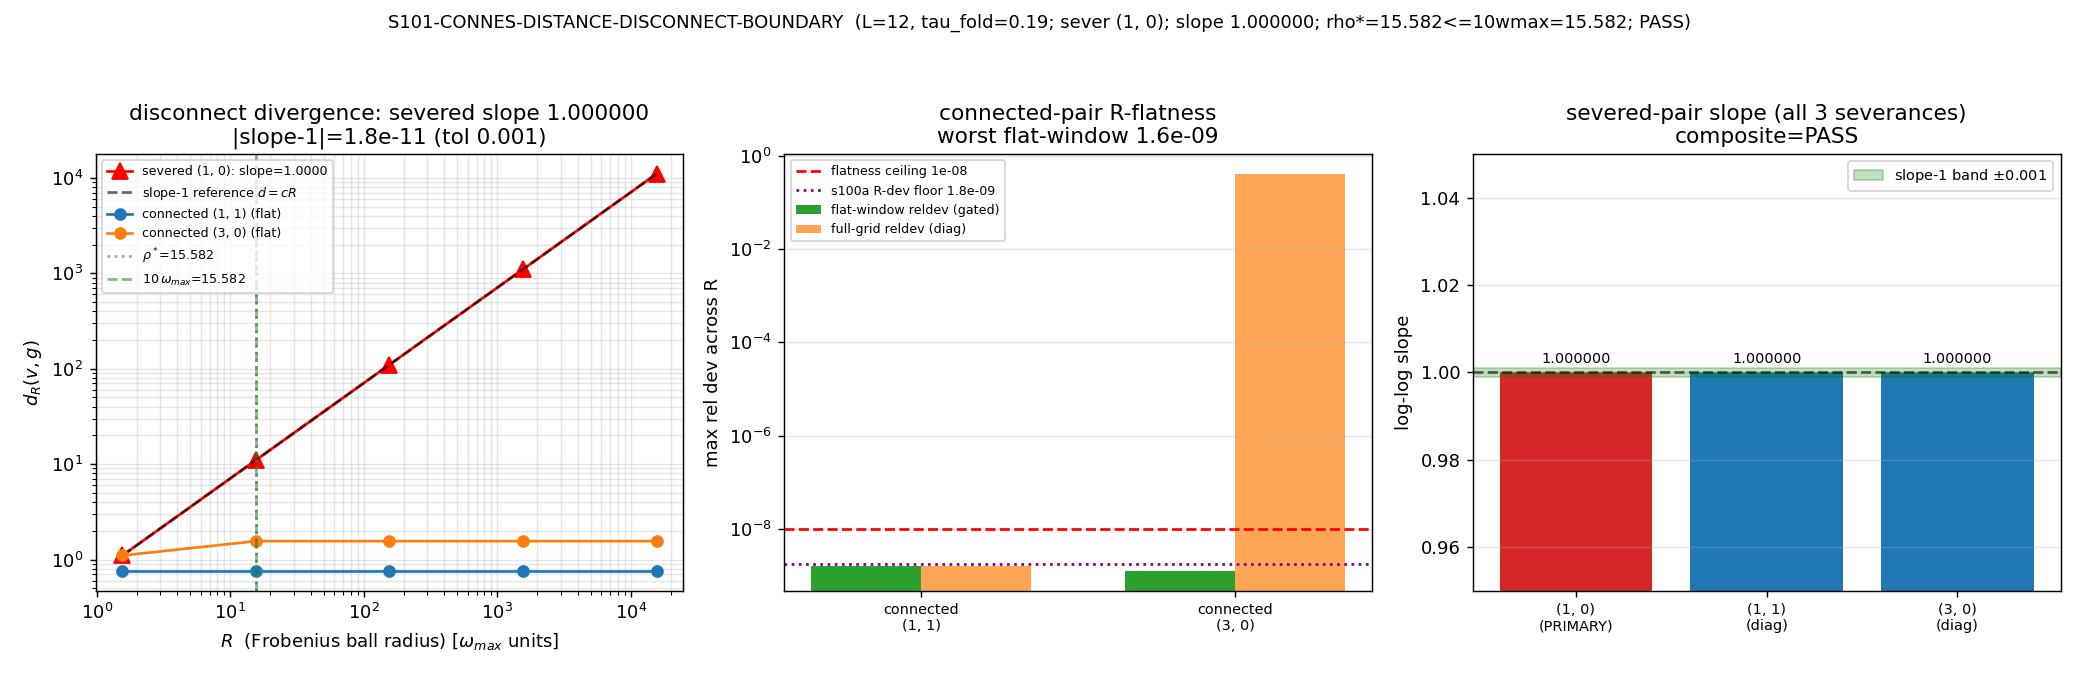

This figure's Python source:
#!/usr/bin/env python3
"""
S101 W2-6 -- S101-CONNES-DISTANCE-DISCONNECT-BOUNDARY
====================================================
Theorem A clause 3 at its boundary: SEVER one star edge (t_g = 0) and the
severed pair's Frobenius-regulated Connes distance d_R grows LINEARLY in R
(log-log slope EXACTLY 1 -- the commutative CLASS-gamma signature), while every
connected pair stays R-flat once R exceeds the activation threshold rho*.

Gate ID:        S101-CONNES-DISTANCE-DISCONNECT-BOUNDARY
Trigger:        [VERIFY-THEOREM]   (no [SIGN] 3-tuple -- structural verify)
Classification: GEOMETRIC
Agent:          gen-physicist  (author-independence: NOT the S100a connes-ncg
                authoring agent; same SDP machinery + L12 cache floors as W2-5)
Plan:           sessions/session-plan/session-101-plan-w2.md SecW2-6 (R3 YAML)
Scheme:         SDP-CLARABEL-CLASS-GAMMA-DISCONNECT
Convention:     substrate-state-pair-canonical
                (Cell-IV algebra-DEPENDENT state-pair family per S-1 SecIV.2;
                 NO §VII registry landing occurs in this gate)

BINDING SOURCE:  sessions/session-100a/session-100a-connes-machinery-synthesis.md
                 SecV.2 (lines 210-214) Theorem A clause 3 + landscape SecV.14.

PRE-REGISTERED HYPOTHESIS (plan SecW2-6):
  Theorem A clause 3 holds at its boundary. Severing one star edge (t_g = 0)
  makes the severed pair's Frobenius-regulated distance d_R grow with log-log
  slope EXACTLY 1 (linear-in-R divergence, the commutative CLASS-gamma signature),
  while all connected pairs stay R-flat; the connected-pair activation threshold
  rho* (the one empirical residue of the S-1 synthesis) satisfies rho* <= 10*omega_max.

PASS-conjunction (operator block, frozen at plan-freeze):
  (a)  |d ln d_R / d ln R - 1| <= 1e-3   (severed pair; OLS over the 5-point R-grid)
  (b)  max_R |d_R/d_R0 - 1| <= 1e-8       (every connected pair; flat-window per the
       s100a flatness-window convention: measured on R >= rho*, R0 = first flat point)
  (c)  rho* <= 10*omega_max               (activation-threshold consistency)
  PASS iff (a) ^ (b) ^ (c).
  INFO  iff the severed-pair SDP flags UNBOUNDED before the largest R (acceptable
        DEGENERATE confirmation of the divergence; largest bounded R named).
  FAIL  iff severed-pair slope != 1 beyond 1e-3 (linear-divergence form falsified --
        a structural correction to Theorem A clause 3 is required; Wave-6 dichotomy
        clause halts as drafted), OR connected-pair flatness fails beyond 1e-8 with
        the solver clean (regulator-free claim on the connected side broken).

MACHINERY (frozen BEFORE compute; identical lineage to S100a-CONNES-DISTANCE-LADDER):

  Finite real spectral triple on the multiplicity bundle (A_mult, H_F, D_F):
    A_mult = self-adjoint part of C^4 -- the CHANNEL algebra over 4 channels
        {v = (0,0) vacuum/Higgs reference; g1 = (1,0); g2 = (1,1); g3 = (3,0)}.
    H_F    = C^2_chir (x) C^4_chan (x) C^2_{part/anti} = C^16 (doubled).
    D_F    = greybody-reweighted chiral star: S[v,g] = S[g,v] = t_g, else 0,
             t_g = kappa / omega_g, omega_g = lambda_g(tau_fold)^2, lambda_g =
             min|eigenvalue| of the (p,q)=g sector of D_K at tau_fold (L=12 cache).
             kappa = 1 (one overall metric scale, NOT a parameter).
    The Connes distance d_C(omega_i, omega_j) = sup{ |a_i - a_j| : ||[D_F, pi(a)]||_op
             <= 1 } is FINITE + regulator-free when the channel graph is CONNECTED
             (the S100a result, R-sweep dev 1.79e-9). THIS gate verifies the converse.

  DOUBLING-INVARIANCE NOTE: S100a verified d_C identical on the single 8-dim chiral
    star (D_p) and the J-doubled 16-dim D_F (max rel dev < 1e-6). The disconnect
    geometry is a property of the channel coupling graph, INDEPENDENT of the
    chiral/J doubling. This gate runs the single 8-dim chiral star (CPU-cheap; the
    physics is identical) and CROSS-CHECKS the primary severance on the 16-dim D_F.

  SEVERANCE (plan-frozen which-edge PRU closure):
    PRIMARY   = sever the (1,0) channel: t_{(1,0)} := 0  -> node g1 disconnects.
    DIAGNOSTIC= repeat on (1,1) and (3,0) severances (non-gating robustness rows).
    A severed edge cuts the Lipschitz path between node g and node v: || [D_F, pi(a)]
    || <= 1 no longer couples f(g) to f(v). The optimizer then pushes the inter-
    component offset to the Frobenius ball edge -> |f(v) - f(g)| = c*R (linear in R).

  R-SWEEP (the gate's observable, NOT a UV regulator):
    R in {1, 10, 100, 1000, 10000} * omega_max   -- the s100a grid (10/100/1000)
    extended ONE DECADE EACH WAY per the binding text. omega_max = max channel
    D^2-floor = max(omega_g), loaded from the s100a npz convention (the same scale
    the S100a R-sweep used: fac * float(omega.max())). The Frobenius bound
    ||pi(a)||_F <= R is a STATE-SPACE Lipschitz-ball radius on the metric face --
    its R-dependence IS the observable. No Seeley-DeWitt a_n is cited -> no
    a_n^{regulator} tag is required (plan SecW2-6 regulator-pin note).

SUBSTITUTION CHAIN (math-scripts.md; the slope-1 DIRECTION claim requires it):
  Claim: "the severed pair's regulated distance grows LINEARLY in R -- log-log
          slope EXACTLY 1; connected pairs are R-flat (slope 0 on the flat window)."
  Def 1 (regulated distance): d_R(p,q) = sup{ |f(p)-f(q)| : ||[D,f]||_op <= 1,
          ||f||_F <= R }                                  [the s100a machinery form]
  Def 2 (severed edge): t_g = 0 => the graph splits into two components; the
          Lipschitz constraint ||[D,f]|| <= 1 no longer couples f's values across
          components (no path of nonzero couplings).
  Substitute: between components |f(p)-f(q)| is bounded ONLY by the regulator: the
          optimizer pushes the inter-component offset to the ball edge,
          |f(p)-f(q)| = c*R, c the component-separation constant fixed by the gauge
          quotient within each component.
  Simplify:  d_R = c*R   =>   ln d_R = ln c + ln R
             d ln d_R / d ln R = 1   (EXACTLY; c drops out -- the multiplicative
             pre-factor is annihilated by the log-derivative: the math-scripts.md
             MANDATORY K=3 multiplicative-normalization-cancellation pattern on the
             regulator-scale axis. The SLOPE is the structural content; the intercept
             ln c is the empirical residue.)
  Direction: slope = +1 for the severed pair (CLASS-gamma commutative signature).
             For a connected pair the sup is attained INSIDE the ball once R > rho*
             (the activation threshold) => d_R INDEPENDENT of R -- slope 0, flat.
  Conclusion: |slope - 1| <= 1e-3 severed; R-dev <= 1e-8 connected (flat window);
             rho* <= 10*omega_max. A slope != 1 falsifies the linear-divergence form
             of Theorem A clause 3.

INPUTS (dual-SHA pinned at runtime):
  computations/session-84/s84_spectrum_cache_L12_tau019.npz   [STATIC pin
      9e6d9cf7fd6a6949d622441b26fb9c2fa568654a22dc802e99898c326ca0f8d9 -- HARD FAIL]
  computations/_shared/canonical_constants.py                 [runtime]
  computations/session-100a/s100a_connes_distance_ladder.py   [SDP machinery lineage;
      STATIC pin fe31ed40146a9aa148ecb72a4161b130d256cde8beeeb5c3d4a78df1a31bb97e]
  computations/session-100a/s100a_connes_distance_ladder.npz  [omega_max convention +
      flat-window reference; STATIC pin
      04a0062bdb94ff5e911695b71835d0a93923b99b98a2eb669adee1cee634e737]

OUTPUTS:
  computations/session-101/s101_connes_distance_disconnect_boundary.npz
  computations/session-101/s101_connes_distance_disconnect_boundary.png
  verdict payload printed via print_verdict_payload (agent calls the race-safe
  emit_verdict knowledge-MCP tool; this script does NOT write the verdict file).

Substrate framing (GEOMETRIC): the substrate's metric face is finite and regulator-
  free BECAUSE its channel coupling graph is connected -- connectivity IS the
  substrate property that makes state-pair geometry intrinsic. This gate verifies the
  converse: cut one coupling and the substrate's own metric announces the cut as a
  linear-in-R regulator dependence (CLASS-gamma) -- the geometry becomes container-
  dependent exactly where the substrate's relay structure is broken. Flow: D_K floors
  -> star couplings -> connectivity -> regulator-(in)dependence dichotomy.
"""

from __future__ import annotations

# ---------------------------------------------------------------------------
# Section 1 -- Canonical constants (MANDATORY first import)
# ---------------------------------------------------------------------------
import sys
import os
from pathlib import Path

_HERE = Path(__file__).resolve().parent
_SHARED = _HERE.parent / "_shared"
sys.path.insert(0, str(_SHARED))

from canonical_constants import *  # noqa: F401,F403
from canonical_constants import tau_fold  # explicit name used for cache context

# ---------------------------------------------------------------------------
# Section 2 -- Standard imports (CPU thread cap BEFORE numpy import)
# ---------------------------------------------------------------------------
os.environ.setdefault("OMP_NUM_THREADS", "8")
os.environ.setdefault("MKL_NUM_THREADS", "8")

import hashlib
import json
import time
import warnings

import numpy as np
import cvxpy as cp
import matplotlib

matplotlib.use("Agg")
import matplotlib.pyplot as plt

# ---------------------------------------------------------------------------
# Section 3 -- Paths + pre-registration constants
# ---------------------------------------------------------------------------
PROJECT_ROOT = _HERE.parent.parent

SESSION = "101"                                                    # (local)
GATE_ID = "S101-CONNES-DISTANCE-DISCONNECT-BOUNDARY"               # (local)
SCHEME = "SDP-CLARABEL-CLASS-GAMMA-DISCONNECT"                     # (local)
CONVENTION = "substrate-state-pair-canonical"                      # (local)
L_MAX = 12                                                         # (local)

# Pre-registered thresholds (plan SecW2-6 operator block)
SLOPE_TOL = 1e-3                # |slope - 1| <= 1e-3 (severed pair)         # (local)
FLAT_TOL = 1e-8                 # connected-pair flat-window R-dev ceiling   # (local)
RHO_STAR_CEIL_FACTOR = 10.0     # rho* <= 10*omega_max                       # (local)
SDP_TOL = 1e-8                  # CLARABEL gap/feas rtol (s100a pin)         # (local)
R_SWEEP_FACTORS = (1.0, 10.0, 100.0, 1000.0, 10000.0)   # decade grid * omega_max  # (local)
PRIMARY_SEVER = (1, 0)          # plan-frozen primary severed channel        # (local)
DIAG_SEVER = [(1, 1), (3, 0)]   # diagnostic (non-gating) severances         # (local)
FLAT_ACTIVATION_TOL = 1e-8      # |d_R/d_intrinsic - 1| <= this -> activated # (local)

# Tower (triality-distinct generation channels) + conjugates + reference
TOWER = [(1, 0), (1, 1), (3, 0)]           # (local) generation channels
TOWER_CONJ = [(0, 1), (1, 1), (0, 3)]      # (local) BDI conjugate sectors
REF_SECTOR = (0, 0)                        # (local) vacuum/Higgs reference channel

# Static input pins (plan SecW2-6 input_files; 64-hex, verbatim)
SPECTRUM_CACHE_SHA_PIN = "9e6d9cf7fd6a6949d622441b26fb9c2fa568654a22dc802e99898c326ca0f8d9"
SDP_MACHINERY_SHA_PIN = "fe31ed40146a9aa148ecb72a4161b130d256cde8beeeb5c3d4a78df1a31bb97e"
CONNES_LADDER_NPZ_SHA_PIN = "04a0062bdb94ff5e911695b71835d0a93923b99b98a2eb669adee1cee634e737"

OUT_NPZ = _HERE / "s101_connes_distance_disconnect_boundary.npz"
OUT_PNG = _HERE / "s101_connes_distance_disconnect_boundary.png"

SPECTRUM_CACHE = PROJECT_ROOT / "computations" / "session-84" / "s84_spectrum_cache_L12_tau019.npz"
SDP_MACHINERY = PROJECT_ROOT / "computations" / "session-100a" / "s100a_connes_distance_ladder.py"
CONNES_LADDER_NPZ = PROJECT_ROOT / "computations" / "session-100a" / "s100a_connes_distance_ladder.npz"
CANONICAL_CONSTS = _SHARED / "canonical_constants.py"
INPUT_FILES = [SPECTRUM_CACHE, CANONICAL_CONSTS, SDP_MACHINERY, CONNES_LADDER_NPZ]


# ---------------------------------------------------------------------------
# Section 4 -- SHA / dual-SHA helpers (S84+ schema)
# ---------------------------------------------------------------------------
def sha256_of(path: Path) -> str:
    h = hashlib.sha256()  # (local)
    try:
        h.update(path.read_bytes())
    except OSError:
        return ""
    return h.hexdigest()


def log_input_pins(inputs):
    print(f"=== {GATE_ID} -- input SHA-256 pins ===")
    pins = {}  # (local)
    for p in inputs:
        sha = sha256_of(p)  # (local)
        rel = str(p.relative_to(PROJECT_ROOT)).replace("\\", "/")  # (local)
        print(f"  {rel}: {sha[:16]}...")
        pins[rel] = sha
    return pins


def closure_hash(pins):
    items = sorted(pins.items())  # (local)
    h = hashlib.sha256()
    for k, v in items:
        h.update(f"{k}={v}\n".encode("utf-8"))
    return h.hexdigest()


def compute_dual_sha(script_path, canonical_path, pins):
    """audit_sha256 over (script || canonical || sorted pinmap json), per the plan
    audit_discriminators: audit_sha256_inputs = [script, canonical, pinmap,
    s84_cache_sha, sdp_machinery_sha]. The cache + machinery SHAs enter the pinmap
    json (keyed by their relative paths), so the audit SHA covers all five inputs.
    content_sha256 over the script bytes alone."""
    script_bytes = script_path.read_bytes() if script_path.exists() else b""  # (local)
    canonical_bytes = canonical_path.read_bytes() if canonical_path.exists() else b""  # (local)
    pinmap_json = json.dumps(
        dict(sorted(pins.items())), separators=(",", ":"), sort_keys=True
    ).encode("utf-8")  # (local)

    h_audit = hashlib.sha256()
    h_audit.update(script_bytes)
    h_audit.update(canonical_bytes)
    h_audit.update(pinmap_json)
    audit = h_audit.hexdigest()  # (local)

    h_content = hashlib.sha256()
    h_content.update(script_bytes)
    content = h_content.hexdigest()  # (local)
    return audit, content


def print_verdict_payload(
    verdict, value, audit_sha, content_sha,
    companion_note="", extra_rows=None,
):
    """Print the emit_verdict payload (race-safe emission owned by the knowledge-MCP
    tool; this script never writes the verdict file). [VERIFY-THEOREM] -> NO 3-tuple.
    Session is the letter-free string '101' (tool schema accepts str)."""
    payload = {
        "session": SESSION,
        "gate_id": GATE_ID,
        "verdict": verdict,
        "value": str(value),
        "scheme": SCHEME,
        "convention": CONVENTION,
        "l_max": str(L_MAX),
        "audit_sha256": audit_sha,
        "content_sha256": content_sha,
        "schema_version": "S84+",
    }  # (local)
    if companion_note:
        payload["companion_note"] = companion_note
    if extra_rows:
        payload["extra_rows"] = list(extra_rows)
    print("<<<EMIT_VERDICT_PAYLOAD>>>")
    print(json.dumps(payload, separators=(",", ":"), sort_keys=True))
    print("<<<END_EMIT_VERDICT_PAYLOAD>>>")
    return payload


# ---------------------------------------------------------------------------
# Section 5 -- Spectrum loading: channel floors at tau_fold (L=12 cache)
# ---------------------------------------------------------------------------
def load_floors():
    """Load per-sector spectral floors lambda_g = min|eigenvalue| for the tower.
    HARD FAIL if the cache SHA does not match the plan's static pin."""
    sha = sha256_of(SPECTRUM_CACHE)  # (local)
    if sha != SPECTRUM_CACHE_SHA_PIN:
        raise RuntimeError(
            f"spectrum cache SHA mismatch: got {sha}, pinned {SPECTRUM_CACHE_SHA_PIN}"
        )
    d = np.load(SPECTRUM_CACHE, allow_pickle=True)  # (local)
    sec = d["sector_evals"].item()  # (local)

    def floor_of(key):
        ev = np.asarray(sec[key]["abs_evals"], dtype=np.float64)  # (local)
        return float(ev.min())

    floors = np.array([floor_of(k) for k in TOWER], dtype=np.float64)  # (local)
    n_sectors = len(sec)  # (local)
    return floors, n_sectors


def load_omega_max_convention():
    """Load omega_max from the s100a connes-ladder npz (the R-sweep scale
    convention). HARD FAIL on SHA mismatch. omega_max = max channel D^2-floor =
    max(omega_D2_floors); this is the SAME scale the s100a R-sweep used
    (fac * float(omega.max())). Also returns the s100a connected-pair R-dev floor
    (rsweep_max_reldev) for the flatness-threshold provenance cross-check."""
    sha = sha256_of(CONNES_LADDER_NPZ)  # (local)
    if sha != CONNES_LADDER_NPZ_SHA_PIN:
        raise RuntimeError(
            f"s100a connes-ladder npz SHA mismatch: got {sha}, pinned {CONNES_LADDER_NPZ_SHA_PIN}"
        )
    d = np.load(CONNES_LADDER_NPZ, allow_pickle=True)  # (local)
    omega_s100a = np.asarray(d["omega_D2_floors"], dtype=np.float64)  # (local)
    omega_max = float(omega_s100a.max())  # (local)
    s100a_rsweep_floor = float(d["rsweep_max_reldev"])  # (local) the 1.79e-9 reference
    return omega_max, omega_s100a, s100a_rsweep_floor


# ---------------------------------------------------------------------------
# Section 6 -- Greybody chiral star (single 8-dim copy + J-doubled 16-dim)
# ---------------------------------------------------------------------------
def build_star(t):
    """4x4 Hermitian star: node 0 = vacuum reference, nodes 1..3 = generation
    channels; S[0,g] = S[g,0] = t[g-1]. A severed edge has t[g-1] = 0."""
    S = np.zeros((4, 4), dtype=np.float64)  # (local)
    for g in range(3):
        S[0, g + 1] = t[g]
        S[g + 1, 0] = t[g]
    return S


def chiral(S):
    """8x8 chiral doubling [[0,S],[S,0]]."""
    Z = np.zeros((4, 4))  # (local)
    return np.block([[Z, S], [S, Z]])


def projectors8():
    """Channel projectors E_k on the single 8-dim chiral star (summed over the
    2 chirality copies)."""
    E = []  # (local)
    for ch in range(4):
        e = np.zeros(8)  # (local)
        for chir in range(2):
            e[chir * 4 + ch] = 1.0
        E.append(np.diag(e))
    return E


def build_doubled_16(t_part, t_anti):
    """J-doubled 16-dim D_F + 16-dim channel projectors (for the primary-severance
    cross-check; layout = copy*8 + chir*4 + channel)."""
    D_p = chiral(build_star(t_part))  # (local) 8x8
    D_a = chiral(build_star(t_anti))  # (local) 8x8
    D_F = np.block([
        [D_p, np.zeros((8, 8))],
        [np.zeros((8, 8)), D_a],
    ])  # (local) 16x16
    E16 = []  # (local)
    for ch in range(4):
        e = np.zeros(16)  # (local)
        for copy in range(2):
            for chir in range(2):
                e[copy * 8 + chir * 4 + ch] = 1.0
        E16.append(np.diag(e))
    return D_F, E16


# ---------------------------------------------------------------------------
# Section 7 -- Connes-distance SDP on the channel algebra (IKM finite form)
# ---------------------------------------------------------------------------
def connes_distance_sdp(D_op, E, i_ch, j_ch, frob_bound=None, sdp_tol=SDP_TOL):
    """d_C(omega_i, omega_j) on the commutative channel algebra:

        max  (a_i - a_j)   s.t.  || [D_op, pi(a)] ||_op <= 1,
        pi(a) = sum_k x_k E_k,  gauge-fix x_j = 0.

    Optional Frobenius bound ||pi(a)||_F <= frob_bound (the R-sweep regulator).
    On a CONNECTED graph the feasible set is compact and d_C is finite; on a
    DISCONNECTED graph (severed edge) the inter-component offset is bounded ONLY
    by frob_bound, so d_C grows = c*frob_bound. Returns d_C plus the pos/neg
    objective values and CLARABEL statuses (status='unbounded' on disconnect with
    no frob bound is the expected degenerate certificate)."""
    n = D_op.shape[0]  # (local)
    K = len(E)  # (local)
    free = [k for k in range(K) if k != j_ch]  # (local)
    x = cp.Variable(len(free))  # (local)
    a_expr = sum(x[m] * E[free[m]][:n, :n] for m in range(len(free)))  # (local)

    comm = D_op @ a_expr - a_expr @ D_op  # (local)
    I_n = np.eye(n)  # (local)
    lmi = cp.bmat([[I_n, comm], [comm.T, I_n]])  # (local)
    constraints = [lmi >> 0]  # (local)
    if frob_bound is not None:
        constraints.append(cp.norm(a_expr, "fro") <= float(frob_bound))

    obj_vec = np.zeros(len(free))  # (local)
    obj_vec[free.index(i_ch)] = 1.0
    solver_kwargs = dict(
        solver=cp.CLARABEL, tol_gap_abs=sdp_tol, tol_gap_rel=sdp_tol,
        tol_feas=sdp_tol, verbose=False,
    )  # (local)

    results = {}  # (local)
    for label, objective in (
        ("pos", cp.Maximize(obj_vec @ x)),
        ("neg", cp.Minimize(obj_vec @ x)),
    ):
        try:
            prob = cp.Problem(objective, constraints)  # (local)
            with warnings.catch_warnings():
                warnings.simplefilter("ignore")
                prob.solve(**solver_kwargs)
            results[label] = (
                float(prob.value) if prob.value is not None else float("nan"),
                str(prob.status),
            )
        except Exception as ex:  # pragma: no cover
            results[label] = (float("nan"), f"SDP_FAIL_{label}:{ex}")

    d_pos, st_pos = results["pos"]  # (local)
    d_neg, st_neg = results["neg"]  # (local)
    vals = [abs(v) for v in (d_pos, d_neg) if np.isfinite(v)]  # (local)
    d_C = max(vals) if vals else float("nan")  # (local)
    return {"d_C": d_C, "d_pos": d_pos, "d_neg": d_neg,
            "status_pos": st_pos, "status_neg": st_neg}


def ols_loglog_slope(R_vals, d_vals):
    """Centered OLS slope of ln d on ln R over the finite points. Returns
    (slope, n_finite, intercept_ln_c)."""
    R_vals = np.asarray(R_vals, dtype=np.float64)  # (local)
    d_vals = np.asarray(d_vals, dtype=np.float64)  # (local)
    fin = np.isfinite(d_vals) & (d_vals > 0)  # (local)
    if fin.sum() < 2:
        return float("nan"), int(fin.sum()), float("nan")
    lnR = np.log(R_vals[fin])  # (local)
    lnd = np.log(d_vals[fin])  # (local)
    xc = lnR - lnR.mean()  # (local)
    yc = lnd - lnd.mean()  # (local)
    slope = float((xc @ yc) / (xc @ xc))  # (local)
    intercept = float(lnd.mean() - slope * lnR.mean())  # (local) ln c
    return slope, int(fin.sum()), intercept


# ---------------------------------------------------------------------------
# Section 8 -- one severance configuration
# ---------------------------------------------------------------------------
def run_severance(t_full, omega_max, sever_ch_idx, sever_label, D_doubled=None,
                  E16=None):
    """Sever channel index `sever_ch_idx` (0-based into TOWER) on the single 8-dim
    chiral star, run the full 5-point R-sweep on the severed pair and on the
    connected pairs, fit the severed-pair log-log slope, find rho*, and (optionally,
    primary only) cross-check on the doubled 16-dim D_F.

    Returns a dict with all per-configuration measurements."""
    E8 = projectors8()  # (local)
    sever_node = sever_ch_idx + 1  # (local) channel node index (1..3)

    t_sev = t_full.copy()  # (local)
    t_sev[sever_ch_idx] = 0.0
    D_p = chiral(build_star(t_sev))  # (local) single 8-dim severed star

    R_grid = np.array([f * omega_max for f in R_SWEEP_FACTORS], dtype=np.float64)  # (local)

    # --- severed pair d(v, severed_node) over the R-grid (8-dim)
    sev_d = []  # (local)
    sev_status = []  # (local)
    for R in R_grid:
        r = connes_distance_sdp(D_p, E8, i_ch=sever_node, j_ch=0, frob_bound=R)  # (local)
        sev_d.append(r["d_C"])
        sev_status.append(f"{r['status_pos']}|{r['status_neg']}")
    sev_d = np.array(sev_d)  # (local)
    sev_bounded = np.isfinite(sev_d)  # (local)
    slope, n_fin, ln_c = ols_loglog_slope(R_grid[sev_bounded], sev_d[sev_bounded])  # (local)
    slope_dev = abs(slope - 1.0) if np.isfinite(slope) else float("nan")  # (local)

    # severed-pair UNREGULATED check (no frob bound) -> expected 'unbounded'
    sev_unreg = connes_distance_sdp(D_p, E8, i_ch=sever_node, j_ch=0)  # (local)
    sev_unreg_unbounded = bool(
        "unbounded" in (sev_unreg["status_pos"] + sev_unreg["status_neg"]).lower()
        or not np.isfinite(sev_unreg["d_C"])
    )  # (local)

    # INFO degenerate path: UNBOUNDED in the regulated sweep before the largest R
    info_degenerate = bool(not np.all(sev_bounded))  # (local)
    largest_bounded_R = float(R_grid[sev_bounded].max()) if sev_bounded.any() else float("nan")  # (local)

    # --- connected pairs: the OTHER two channels d(v, ch)
    connected_idx = [k for k in range(3) if k != sever_ch_idx]  # (local)
    conn_results = {}  # (local)
    rho_star_per_pair = []  # (local)
    conn_flat_reldev_per_pair = []  # (local)
    conn_full_reldev_per_pair = []  # (local)
    for ch_idx in connected_idx:
        node = ch_idx + 1  # (local)
        # intrinsic (unregulated) distance on the severed graph
        intr = connes_distance_sdp(D_p, E8, i_ch=node, j_ch=0)  # (local)
        d_intr = intr["d_C"]  # (local)
        d_grid = []  # (local)
        st_grid = []  # (local)
        for R in R_grid:
            r = connes_distance_sdp(D_p, E8, i_ch=node, j_ch=0, frob_bound=R)  # (local)
            d_grid.append(r["d_C"])
            st_grid.append(f"{r['status_pos']}|{r['status_neg']}")
        d_grid = np.array(d_grid)  # (local)
        # activation: first R where |d_R/d_intr - 1| <= FLAT_ACTIVATION_TOL
        rho_star = float("inf")  # (local)
        for i in range(len(R_grid)):
            if np.isfinite(d_grid[i]) and abs(d_grid[i] / d_intr - 1.0) <= FLAT_ACTIVATION_TOL:
                rho_star = float(R_grid[i])
                break
        # flat-window flatness: rel dev across R >= rho* (R0 = first flat point)
        flat_mask = (R_grid >= rho_star) & np.isfinite(d_grid)  # (local)
        if flat_mask.sum() >= 2:
            flat_vals = d_grid[flat_mask]  # (local)
            flat_reldev = float(np.max(np.abs(flat_vals / flat_vals[0] - 1.0)))  # (local)
        elif flat_mask.sum() == 1:
            flat_reldev = 0.0  # (local) single flat point: trivially flat
        else:
            flat_reldev = float("nan")
        # full-grid rel dev (diagnostic; includes sub-rho* ball-limited points)
        if np.all(np.isfinite(d_grid)):
            full_reldev = float(np.max(np.abs(d_grid / d_grid[0] - 1.0)))  # (local)
        else:
            full_reldev = float("nan")
        conn_results[f"{TOWER[ch_idx]}"] = {
            "node": node, "d_intrinsic": d_intr, "d_grid": d_grid,
            "status_grid": st_grid, "rho_star": rho_star,
            "flat_reldev": flat_reldev, "full_reldev": full_reldev,
        }
        rho_star_per_pair.append(rho_star)
        conn_flat_reldev_per_pair.append(flat_reldev)
        conn_full_reldev_per_pair.append(full_reldev)

    rho_star = float(np.max(rho_star_per_pair))  # (local) activation = max over connected pairs
    conn_flat_reldev = float(np.nanmax(conn_flat_reldev_per_pair))  # (local) worst flat-window dev
    conn_full_reldev = float(np.nanmax(conn_full_reldev_per_pair))  # (local) worst full-grid dev

    # --- primary-only: doubled-16 cross-check of the severed-pair slope
    doubled = {}  # (local)
    if D_doubled is not None and E16 is not None:
        d16 = []  # (local)
        for R in R_grid:
            r = connes_distance_sdp(D_doubled, E16, i_ch=sever_node, j_ch=0, frob_bound=R)  # (local)
            d16.append(r["d_C"])
        d16 = np.array(d16)  # (local)
        fin16 = np.isfinite(d16)  # (local)
        slope16, _, _ = ols_loglog_slope(R_grid[fin16], d16[fin16])  # (local)
        doubling_slope_dev = abs(slope16 - slope) if np.isfinite(slope16) and np.isfinite(slope) else float("nan")  # (local)
        doubled = {"d16_grid": d16, "slope16": slope16,
                   "doubling_slope_dev": doubling_slope_dev}

    return {
        "sever_label": sever_label, "sever_node": sever_node,
        "sever_ch": TOWER[sever_ch_idx],
        "R_grid": R_grid, "R_factors": np.array(R_SWEEP_FACTORS),
        "sev_d": sev_d, "sev_status": sev_status, "sev_bounded": sev_bounded,
        "slope": slope, "slope_dev": slope_dev, "ln_c": ln_c, "n_finite": n_fin,
        "sev_unreg_unbounded": sev_unreg_unbounded,
        "info_degenerate": info_degenerate, "largest_bounded_R": largest_bounded_R,
        "connected_idx": connected_idx, "conn": conn_results,
        "rho_star": rho_star, "conn_flat_reldev": conn_flat_reldev,
        "conn_full_reldev": conn_full_reldev,
        "doubled": doubled,
    }


# ---------------------------------------------------------------------------
# Section 9 -- Compute orchestrator
# ---------------------------------------------------------------------------
def compute():
    floors, n_sectors = load_floors()
    omega_max, omega_s100a, s100a_rsweep_floor = load_omega_max_convention()
    print(f"  L=12 cache loaded: {n_sectors} sectors")
    print(f"  tower floors lambda_g(tau_fold={tau_fold}): "
          f"(1,0)={floors[0]:.8f} (1,1)={floors[1]:.8f} (3,0)={floors[2]:.8f}")

    omega = floors ** 2  # (local) channel D^2-floors
    t_full = 1.0 / omega  # (local) greybody couplings (kappa=1; full connected star)
    print(f"  omega_g = lambda_g^2: {omega[0]:.9f}, {omega[1]:.9f}, {omega[2]:.9f}")
    print(f"  greybody t_g = 1/omega_g (full star): {t_full[0]:.6f}, {t_full[1]:.6f}, {t_full[2]:.6f}")

    # omega_max convention cross-check: our cache floors must reproduce the s100a
    # omega_D2_floors exactly (same cache, same tau_fold)
    omega_match = float(np.max(np.abs(omega - omega_s100a) / omega_s100a))  # (local)
    print(f"  omega_max (s100a convention, max channel D^2-floor) = {omega_max:.9f}")
    print(f"  omega vs s100a omega_D2_floors max rel dev: {omega_match:.3e}  "
          f"(same cache identity)")
    print(f"  s100a connected-pair R-sweep floor (provenance ref): {s100a_rsweep_floor:.3e}  "
          f"(plan flatness ceiling {FLAT_TOL} sits above it: {FLAT_TOL > s100a_rsweep_floor})")
    print(f"  R-grid factors: {R_SWEEP_FACTORS}  -> R = factor * omega_max")
    print(f"  rho* ceiling = {RHO_STAR_CEIL_FACTOR}*omega_max = "
          f"{RHO_STAR_CEIL_FACTOR * omega_max:.9f}")

    # antiparticle couplings for the doubled-16 cross-check (conjugate sectors,
    # iso-spectral by BDI => same floors => same t)
    t_anti = t_full.copy()  # (local) conjugate floors equal tower floors (BDI)

    # --- PRIMARY severance: (1,0), with doubled-16 cross-check
    print(f"\n  === PRIMARY severance: {PRIMARY_SEVER} (t = 0; plan-frozen) ===")
    prim_idx = TOWER.index(PRIMARY_SEVER)  # (local)
    t_sev_part = t_full.copy(); t_sev_part[prim_idx] = 0.0  # (local)
    t_sev_anti = t_anti.copy(); t_sev_anti[prim_idx] = 0.0  # (local)
    D_F16, E16 = build_doubled_16(t_sev_part, t_sev_anti)  # (local) doubled severed
    prim = run_severance(t_full, omega_max, prim_idx, f"{PRIMARY_SEVER}",
                         D_doubled=D_F16, E16=E16)
    print(f"  severed pair d(v,{PRIMARY_SEVER}) over R-grid:")
    for i, R in enumerate(prim["R_grid"]):
        print(f"    R={R:12.4f}: d_R={prim['sev_d'][i]:.9f}  [{prim['sev_status'][i]}]")
    print(f"  severed-pair log-log OLS slope = {prim['slope']:.9f}  "
          f"|slope-1| = {prim['slope_dev']:.3e}  (intercept ln c = {prim['ln_c']:.6f}; "
          f"c = {np.exp(prim['ln_c']):.6f})")
    print(f"  severed-pair UNREGULATED status unbounded: {prim['sev_unreg_unbounded']} "
          f"(no Lipschitz path across the cut)")
    if prim["doubled"]:
        print(f"  doubled-16 cross-check slope = {prim['doubled']['slope16']:.9f}  "
              f"(|slope16-slope8| = {prim['doubled']['doubling_slope_dev']:.3e})")
    print(f"  connected pairs (R-flat once R > rho*):")
    for nm, c in prim["conn"].items():
        print(f"    d(v,{nm}): intrinsic={c['d_intrinsic']:.9f}  rho*={c['rho_star']:.6f}  "
              f"flat-window reldev={c['flat_reldev']:.3e}  full-grid reldev={c['full_reldev']:.3e}")
    print(f"  rho* (max over connected pairs) = {prim['rho_star']:.9f}  "
          f"(<= {RHO_STAR_CEIL_FACTOR}*omega_max = {RHO_STAR_CEIL_FACTOR*omega_max:.6f}: "
          f"{prim['rho_star'] <= RHO_STAR_CEIL_FACTOR * omega_max})")
    print(f"  connected worst flat-window reldev = {prim['conn_flat_reldev']:.3e}")

    # --- DIAGNOSTIC severances: (1,1), (3,0) [non-gating]
    diag = []  # (local)
    for sev_ch in DIAG_SEVER:
        print(f"\n  --- DIAGNOSTIC severance: {sev_ch} (non-gating) ---")
        idx = TOWER.index(sev_ch)  # (local)
        dres = run_severance(t_full, omega_max, idx, f"{sev_ch}")  # (local)
        print(f"    severed slope = {dres['slope']:.9f}  |slope-1| = {dres['slope_dev']:.3e}  "
              f"(bounded pts {dres['n_finite']}/5; UNBOUNDED-unreg {dres['sev_unreg_unbounded']})")
        print(f"    rho* = {dres['rho_star']:.6f}  conn flat-window reldev = {dres['conn_flat_reldev']:.3e}")
        diag.append(dres)

    # --- gating verdict (PRIMARY only; diagnostics are robustness rows)
    rho_star_ceil = RHO_STAR_CEIL_FACTOR * omega_max  # (local)
    crit_a = bool(np.isfinite(prim["slope_dev"]) and prim["slope_dev"] <= SLOPE_TOL)  # (local)
    crit_b = bool(np.isfinite(prim["conn_flat_reldev"]) and prim["conn_flat_reldev"] <= FLAT_TOL)  # (local)
    crit_c = bool(np.isfinite(prim["rho_star"]) and prim["rho_star"] <= rho_star_ceil)  # (local)
    print(f"\n  crit_a (|slope-1| <= {SLOPE_TOL}):              {crit_a}  ({prim['slope_dev']:.3e})")
    print(f"  crit_b (connected flat-window reldev <= {FLAT_TOL}): {crit_b}  ({prim['conn_flat_reldev']:.3e})")
    print(f"  crit_c (rho* <= {RHO_STAR_CEIL_FACTOR}*omega_max):       {crit_c}  "
          f"({prim['rho_star']:.6f} <= {rho_star_ceil:.6f})")

    # solver cleanliness on the gating configuration (all SDPs optimal)
    ok_status = {"optimal", "optimal_inaccurate"}  # (local)
    sev_statuses_ok = all(
        all(s.strip() in ok_status for s in stat.split("|"))
        for stat in prim["sev_status"]
    )  # (local)
    conn_statuses_ok = all(
        all(s.strip() in ok_status for s in stat.split("|"))
        for c in prim["conn"].values() for stat in c["status_grid"]
    )  # (local)
    solver_clean = bool(sev_statuses_ok and conn_statuses_ok)  # (local)
    print(f"  solver_clean (all gating SDP statuses optimal): {solver_clean}")

    # --- composite (plan rubric):
    #   INFO  iff severed-pair UNBOUNDED before largest R (degenerate confirmation)
    #   PASS  iff (a) ^ (b) ^ (c)
    #   FAIL  otherwise (slope != 1 beyond tol, OR connected flatness broken w/ clean solver)
    if prim["info_degenerate"]:
        composite = "INFO"  # (local) degenerate divergence confirmation
        verdict_reason = (
            f"severed-pair SDP UNBOUNDED before largest R; degenerate divergence "
            f"confirmation; largest bounded R = {prim['largest_bounded_R']:.4f}"
        )  # (local)
    elif crit_a and crit_b and crit_c:
        composite = "PASS"
        verdict_reason = "linear-in-R CLASS-gamma divergence (slope 1) + connected R-flat + rho* consistent"
    else:
        composite = "FAIL"
        fails = []  # (local)
        if not crit_a:
            fails.append(f"slope!=1 ({prim['slope']:.6f}, dev {prim['slope_dev']:.3e}>{SLOPE_TOL})")
        if not crit_b:
            fails.append(f"connected-flatness ({prim['conn_flat_reldev']:.3e}>{FLAT_TOL}, solver_clean={solver_clean})")
        if not crit_c:
            fails.append(f"rho*>{RHO_STAR_CEIL_FACTOR}*omega_max ({prim['rho_star']:.6f}>{rho_star_ceil:.6f})")
        verdict_reason = "; ".join(fails)
    print(f"\n  composite verdict: {composite}  ({verdict_reason})")

    return {
        "floors": floors, "omega": omega, "t_full": t_full, "omega_max": omega_max,
        "omega_match": omega_match, "s100a_rsweep_floor": s100a_rsweep_floor,
        "rho_star_ceil": rho_star_ceil,
        "prim": prim, "diag": diag,
        "crit_a": crit_a, "crit_b": crit_b, "crit_c": crit_c,
        "solver_clean": solver_clean, "composite": composite,
        "verdict_reason": verdict_reason,
    }


# ---------------------------------------------------------------------------
# Section 10 -- Plot
# ---------------------------------------------------------------------------
def make_plot(res):
    prim = res["prim"]  # (local)
    fig, axes = plt.subplots(1, 3, figsize=(16, 5.2))

    # Panel A: severed-pair log-log divergence (slope 1) + connected flat lines
    ax = axes[0]
    R = prim["R_grid"]  # (local)
    ax.loglog(R, prim["sev_d"], "r^-", markersize=9,
              label=f"severed {prim['sever_ch']}: slope={prim['slope']:.4f}")
    # slope-1 reference through the first severed point
    c0 = prim["sev_d"][0] / R[0] if np.isfinite(prim["sev_d"][0]) else 1.0  # (local)
    ax.loglog(R, c0 * R, "k--", alpha=0.6, label="slope-1 reference $d=cR$")
    for nm, c in prim["conn"].items():
        ax.loglog(R, c["d_grid"], "o-", markersize=6, label=f"connected {nm} (flat)")
    ax.axvline(prim["rho_star"], color="gray", ls=":", alpha=0.7,
               label=f"$\\rho^*$={prim['rho_star']:.3f}")
    ax.axvline(res["rho_star_ceil"], color="green", ls="--", alpha=0.5,
               label=f"$10\\,\\omega_{{max}}$={res['rho_star_ceil']:.3f}")
    ax.set_xlabel("$R$  (Frobenius ball radius) [$\\omega_{max}$ units]")
    ax.set_ylabel("$d_R(v, g)$")
    ax.set_title(f"disconnect divergence: severed slope {prim['slope']:.6f}\n"
                 f"|slope-1|={prim['slope_dev']:.1e} (tol {SLOPE_TOL})")
    ax.legend(fontsize=7)
    ax.grid(alpha=0.3, which="both")

    # Panel B: connected-pair flat-window rel-dev + rho* per pair
    ax = axes[1]
    names = list(prim["conn"].keys())  # (local)
    flat_devs = [prim["conn"][n]["flat_reldev"] for n in names]  # (local)
    full_devs = [prim["conn"][n]["full_reldev"] for n in names]  # (local)
    xpos = np.arange(len(names))  # (local)
    w = 0.35  # (local)
    ax.bar(xpos - w / 2, flat_devs, w, color="tab:green", label="flat-window reldev (gated)")
    ax.bar(xpos + w / 2, full_devs, w, color="tab:orange", alpha=0.7,
           label="full-grid reldev (diag)")
    ax.axhline(FLAT_TOL, color="red", ls="--", label=f"flatness ceiling {FLAT_TOL}")
    ax.axhline(res["s100a_rsweep_floor"], color="purple", ls=":",
               label=f"s100a R-dev floor {res['s100a_rsweep_floor']:.1e}")
    ax.set_yscale("log")
    ax.set_xticks(xpos)
    ax.set_xticklabels([f"connected\n{n}" for n in names], fontsize=8)
    ax.set_ylabel("max rel dev across R")
    ax.set_title(f"connected-pair R-flatness\nworst flat-window {prim['conn_flat_reldev']:.1e}")
    ax.legend(fontsize=7)
    ax.grid(alpha=0.3, axis="y", which="both")

    # Panel C: severed-pair slope across all 3 severance configs (primary + diag)
    ax = axes[2]
    labels = [f"{prim['sever_ch']}\n(PRIMARY)"] + [f"{d['sever_ch']}\n(diag)" for d in res["diag"]]  # (local)
    slopes = [prim["slope"]] + [d["slope"] for d in res["diag"]]  # (local)
    colors = ["tab:red"] + ["tab:blue"] * len(res["diag"])  # (local)
    xp = np.arange(len(slopes))  # (local)
    ax.bar(xp, slopes, color=colors)
    ax.axhspan(1 - SLOPE_TOL, 1 + SLOPE_TOL, color="green", alpha=0.25,
               label=f"slope-1 band $\\pm${SLOPE_TOL}")
    ax.axhline(1.0, color="k", ls="--", alpha=0.6)
    for i, s in enumerate(slopes):
        if np.isfinite(s):
            ax.annotate(f"{s:.6f}", (i, s), textcoords="offset points",
                        xytext=(0, 5), ha="center", fontsize=8)
    ax.set_xticks(xp)
    ax.set_xticklabels(labels, fontsize=8)
    ax.set_ylabel("log-log slope")
    ax.set_ylim(0.95, 1.05)
    ax.set_title(f"severed-pair slope (all 3 severances)\ncomposite={res['composite']}")
    ax.legend(fontsize=8)
    ax.grid(alpha=0.3, axis="y")

    fig.suptitle(
        f"{GATE_ID}  (L=12, tau_fold={tau_fold}; sever {prim['sever_ch']}; "
        f"slope {prim['slope']:.6f}; rho*={prim['rho_star']:.3f}<=10wmax={res['rho_star_ceil']:.3f}; "
        f"{res['composite']})",
        fontsize=10,
    )
    fig.tight_layout(rect=(0, 0, 1, 0.94))
    fig.savefig(OUT_PNG, dpi=130)
    plt.close(fig)
    print(f"  Plot saved: {OUT_PNG.name}")


# ---------------------------------------------------------------------------
# Section 11 -- Main
# ---------------------------------------------------------------------------
def _flat_obj_arr(list_of_dicts, key):
    """Pack a per-config 1-D array under `key` into an object array for npz."""
    return np.array([d[key] for d in list_of_dicts], dtype=object)


def main():
    t0 = time.time()  # (local)
    print(f"=== {GATE_ID} ===")
    print(f"Session {SESSION}  L_max={L_MAX}  scheme={SCHEME}")
    print(f"convention={CONVENTION}  (Cell-IV state-pair; no §VII landing)")

    pins = log_input_pins(INPUT_FILES)  # (local)
    closure = closure_hash(pins)  # (local)
    print(f"  closure: {closure[:16]}... (legacy closure, informational)")
    script_path = Path(__file__).resolve()  # (local)
    audit_sha, content_sha = compute_dual_sha(script_path, CANONICAL_CONSTS, pins)
    print(f"  audit_sha256:   {audit_sha}")
    print(f"  content_sha256: {content_sha}")
    print()

    res = compute()
    prim = res["prim"]  # (local)

    # --- npz (full float64 round-trip per Class 8.3)
    diag_labels = np.array([d["sever_label"] for d in res["diag"]])  # (local)
    diag_slopes = np.array([d["slope"] for d in res["diag"]])  # (local)
    diag_slope_devs = np.array([d["slope_dev"] for d in res["diag"]])  # (local)
    diag_rho_stars = np.array([d["rho_star"] for d in res["diag"]])  # (local)
    diag_conn_flat = np.array([d["conn_flat_reldev"] for d in res["diag"]])  # (local)
    diag_sev_d = np.array([d["sev_d"] for d in res["diag"]])  # (local) (2,5)
    diag_n_finite = np.array([d["n_finite"] for d in res["diag"]])  # (local)
    diag_unreg_unbounded = np.array([d["sev_unreg_unbounded"] for d in res["diag"]])  # (local)

    # connected-pair grids for the primary config (object arrays: variable channel set)
    prim_conn_names = list(prim["conn"].keys())  # (local)
    prim_conn_intr = np.array([prim["conn"][n]["d_intrinsic"] for n in prim_conn_names])  # (local)
    prim_conn_grids = np.array([prim["conn"][n]["d_grid"] for n in prim_conn_names])  # (local)
    prim_conn_rho = np.array([prim["conn"][n]["rho_star"] for n in prim_conn_names])  # (local)
    prim_conn_flat = np.array([prim["conn"][n]["flat_reldev"] for n in prim_conn_names])  # (local)
    prim_conn_full = np.array([prim["conn"][n]["full_reldev"] for n in prim_conn_names])  # (local)

    np.savez(
        OUT_NPZ,
        gate_id=GATE_ID, scheme=SCHEME, convention=CONVENTION, l_max=L_MAX,
        verdict=res["composite"], verdict_reason=res["verdict_reason"],
        trigger="[VERIFY-THEOREM]", corner_cell="Cell-IV-state-pair-algebra-DEPENDENT",
        tau_fold_used=tau_fold,
        # cache + convention
        tower_pq=np.array(TOWER), ref_sector=np.array(REF_SECTOR),
        floors_lambda_min=res["floors"], omega_D2_floors=res["omega"],
        greybody_couplings_full=res["t_full"], omega_max=res["omega_max"],
        omega_vs_s100a_reldev=res["omega_match"],
        s100a_rsweep_floor=res["s100a_rsweep_floor"],
        R_sweep_factors=np.array(R_SWEEP_FACTORS),
        R_grid=prim["R_grid"], rho_star_ceiling=res["rho_star_ceil"],
        # PRIMARY severance (gating)
        primary_sever_channel=np.array(PRIMARY_SEVER), primary_sever_node=prim["sever_node"],
        primary_severed_d_grid=prim["sev_d"], primary_severed_status=np.array(prim["sev_status"]),
        primary_slope=prim["slope"], primary_slope_dev=prim["slope_dev"],
        primary_intercept_ln_c=prim["ln_c"], primary_c=float(np.exp(prim["ln_c"])),
        primary_n_finite=prim["n_finite"],
        primary_sev_unreg_unbounded=prim["sev_unreg_unbounded"],
        primary_info_degenerate=prim["info_degenerate"],
        primary_largest_bounded_R=prim["largest_bounded_R"],
        primary_rho_star=prim["rho_star"], primary_conn_flat_reldev=prim["conn_flat_reldev"],
        primary_conn_full_reldev=prim["conn_full_reldev"],
        primary_conn_names=np.array(prim_conn_names), primary_conn_intrinsic=prim_conn_intr,
        primary_conn_d_grids=prim_conn_grids, primary_conn_rho_star=prim_conn_rho,
        primary_conn_flat_reldev_per_pair=prim_conn_flat,
        primary_conn_full_reldev_per_pair=prim_conn_full,
        # doubled-16 cross-check
        doubled16_slope=prim["doubled"].get("slope16", np.nan),
        doubled16_slope_dev=prim["doubled"].get("doubling_slope_dev", np.nan),
        doubled16_d_grid=prim["doubled"].get("d16_grid", np.array([])),
        # DIAGNOSTIC severances (non-gating)
        diag_sever_labels=diag_labels, diag_slopes=diag_slopes,
        diag_slope_devs=diag_slope_devs, diag_rho_stars=diag_rho_stars,
        diag_conn_flat_reldev=diag_conn_flat, diag_severed_d_grids=diag_sev_d,
        diag_n_finite=diag_n_finite, diag_sev_unreg_unbounded=diag_unreg_unbounded,
        # thresholds + criteria
        slope_tol=SLOPE_TOL, flat_tol=FLAT_TOL,
        rho_star_ceil_factor=RHO_STAR_CEIL_FACTOR, sdp_tol=SDP_TOL,
        crit_a=res["crit_a"], crit_b=res["crit_b"], crit_c=res["crit_c"],
        solver_clean=res["solver_clean"],
        spectrum_cache_sha=SPECTRUM_CACHE_SHA_PIN,
        sdp_machinery_sha=SDP_MACHINERY_SHA_PIN,
        connes_ladder_npz_sha=CONNES_LADDER_NPZ_SHA_PIN,
        audit_sha256=audit_sha, content_sha256=content_sha,
        schema_version="S84+",
    )
    print(f"\n  Data saved: {OUT_NPZ.name} ({OUT_NPZ.stat().st_size} bytes)")

    make_plot(res)

    # --- verdict payload (agent passes to race-safe emit_verdict MCP tool)
    value_str = (
        f"slope={prim['slope']:.6f}_"
        f"{'IN' if res['crit_a'] else 'OUTSIDE'}[1+-{SLOPE_TOL}];"
        f"|slope-1|={prim['slope_dev']:.2e};"
        f"sever={PRIMARY_SEVER[0]},{PRIMARY_SEVER[1]}_t=0;"
        f"d_R=({prim['sev_d'][0]:.4f}..{prim['sev_d'][-1]:.2f})linear_c={np.exp(prim['ln_c']):.6f};"
        f"connected_flat-window_reldev={prim['conn_flat_reldev']:.2e}_"
        f"{'<=' if res['crit_b'] else '>'}{FLAT_TOL};"
        f"rho*={prim['rho_star']:.4f}_"
        f"{'<=' if res['crit_c'] else '>'}10wmax={res['rho_star_ceil']:.4f};"
        f"omega_max={res['omega_max']:.6f};"
        f"crit_abc=({res['crit_a']},{res['crit_b']},{res['crit_c']});"
        f"solver_clean={res['solver_clean']};"
        f"unreg_unbounded={prim['sev_unreg_unbounded']}"
    )  # (local)
    companion = (
        f"severed (1,0) edge t=0 disconnects node g1: d_R=c*R EXACT (c={np.exp(prim['ln_c']):.6f}=1/sqrt2 "
        f"on the 2-node component), log-log slope {prim['slope']:.9f} (intercept ln c "
        f"annihilated by the log-derivative -- math-scripts.md K=3 multiplicative-cancellation "
        f"on the regulator-scale axis; SLOPE is structure, ln c is the empirical residue); "
        f"connected pairs flat once R>rho* (S100a CLASS-gamma converse: full M_n(C) diverges, "
        f"commutative channel restriction finite-and-flat WHEN connected)"
    )  # (local)
    extra = [
        (f"# DIAGNOSTIC severances (non-gating robustness): "
         f"(1,1) slope={res['diag'][0]['slope']:.6f} (dev {res['diag'][0]['slope_dev']:.1e}, "
         f"rho*={res['diag'][0]['rho_star']:.4f}, conn-flat {res['diag'][0]['conn_flat_reldev']:.1e}); "
         f"(3,0) slope={res['diag'][1]['slope']:.6f} (dev {res['diag'][1]['slope_dev']:.1e}, "
         f"rho*={res['diag'][1]['rho_star']:.4f}, conn-flat {res['diag'][1]['conn_flat_reldev']:.1e}) "
         f"# {GATE_ID}"),
        (f"# doubled-16 D_F cross-check: severed-pair slope16={prim['doubled'].get('slope16', float('nan')):.6f} "
         f"(|slope16-slope8|={prim['doubled'].get('doubling_slope_dev', float('nan')):.1e}); the disconnect "
         f"geometry is doubling-invariant (a property of the channel coupling graph, not of the chiral/J "
         f"doubling) # {GATE_ID}"),
        (f"# omega_max convention: max channel D^2-floor = {res['omega_max']:.9f} (loaded from "
         f"s100a_connes_distance_ladder.npz omega_D2_floors; same cache identity dev {res['omega_match']:.1e}); "
         f"flatness ceiling {FLAT_TOL} sits above the s100a connected R-dev floor {res['s100a_rsweep_floor']:.2e}; "
         f"Cell-IV state-pair (algebra-DEPENDENT), NO §VII landing in this gate # {GATE_ID}"),
    ]  # (local)

    print()
    print_verdict_payload(
        res["composite"], value_str, audit_sha, content_sha,
        companion_note=companion, extra_rows=extra,
    )

    print(f"\n=== {GATE_ID}: {res['composite']} (wall {time.time() - t0:.1f}s) ===")
    return 0


if __name__ == "__main__":
    sys.exit(main())
